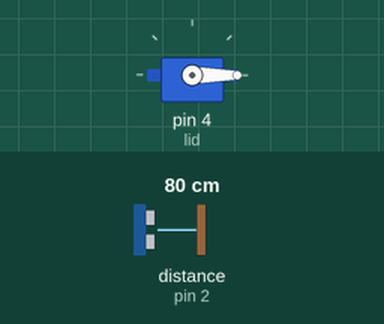
Recording of a sketch running on a simulated Arduino Uno, built with avr-gcc and run on an emulated ATmega328P. Shown: servo. Wiring (inferred from the names in the program): ultrasonic range finder: trigger pin 3; echo pin 2. Inputs (shaded band) come from the test bench; at power-on: distance to the obstacle (sensor on pin 2) 80 cm. The echo pulse lasts 58.3 µs per cm.

Above: at 1.2 s.
1.3 s: distance to the obstacle (sensor on pin 2) set to 22 cm
2.8 s: distance to the obstacle (sensor on pin 2) set to 19 cm
At 3.6 s:
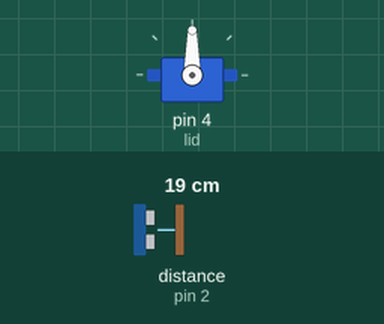
4.3 s: distance to the obstacle (sensor on pin 2) set to 35 cm
At 5.3 s:
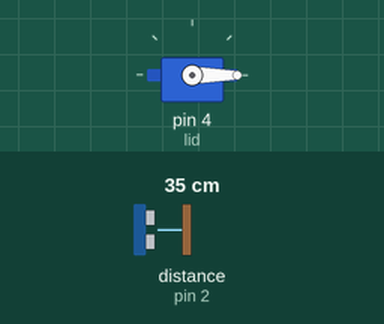
6.3 s: distance to the obstacle (sensor on pin 2) set to 2 cm
At 7.4 s:
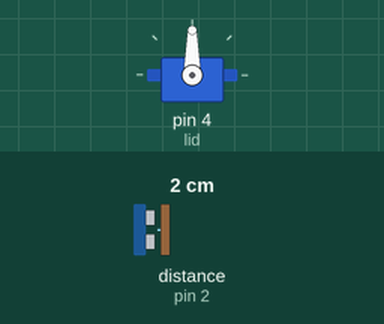
Timing chart, 0 to 8.8 s (numbered marks = the images above; inputs shaded):
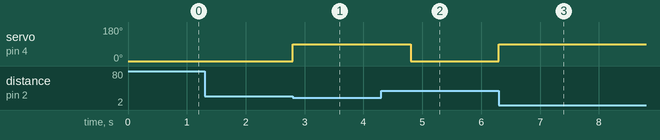

The sketch:

Smart_Dustbin.ino
```cpp
// (licence header left out)
#include <Servo.h>    // Library to control servo motor

Servo lid;           // Servo object to control dustbin lid

#define trig 3       // Ultrasonic sensor Trigger pin
#define echo 2       // Ultrasonic sensor Echo pin

void setup() {
  pinMode(trig, OUTPUT);   // Set trigger pin as OUTPUT
  pinMode(echo, INPUT);   // Set echo pin as INPUT

  lid.attach(4);          // Attach servo motor to pin 4
  lid.write(0);          // Initial position: Lid closed
}

void loop() {

  // Generate ultrasonic pulse
  digitalWrite(trig, LOW);
  delayMicroseconds(2);
  digitalWrite(trig, HIGH);
  delayMicroseconds(10);
  digitalWrite(trig, LOW);

  // Measure echo pulse duration
  long duration = pulseIn(echo, HIGH);
  int distance = duration * 0.034 / 2;   // Convert time to distance (in cm)

  // Control lid based on distance
  if (distance > 0 && distance < 20) {
    lid.write(90);   // Open lid when a person is near
    delay(1000);     // Keep lid open for 1 second
  }
  else {
    lid.write(0);    // Close lid when no person is detected
  }
}
```

Measured:
- the behaviour switches between 21 and 20 cm on distance to the obstacle (sensor on pin 2) (found by bisection; images 0 and 1)
- after the input at 1.3 s, every drawn part: stays the same
- after the input at 2.8 s, servo on pin 4 (lid): 0° → 90° at once
- after the input at 4.3 s, servo on pin 4 (lid): 90° → 0° after 0.51 s
- after the input at 6.3 s, servo on pin 4 (lid): 0° → 90° at once
